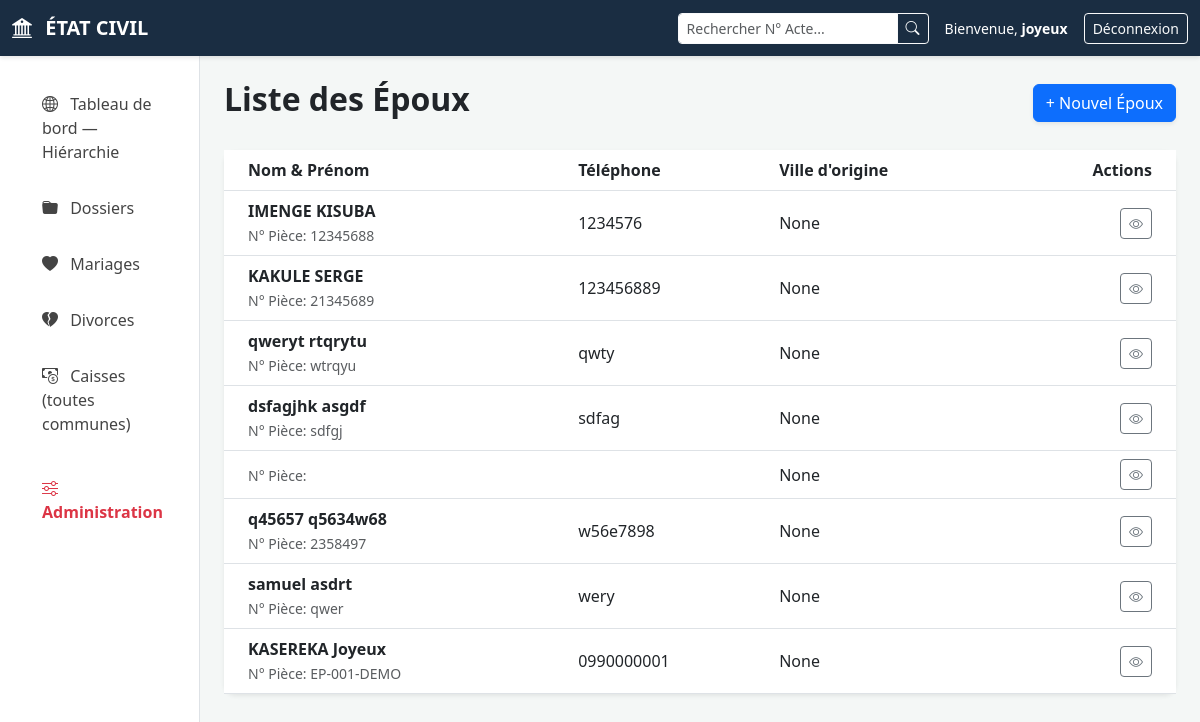
The app's page /epoux/ (signed in), older data.
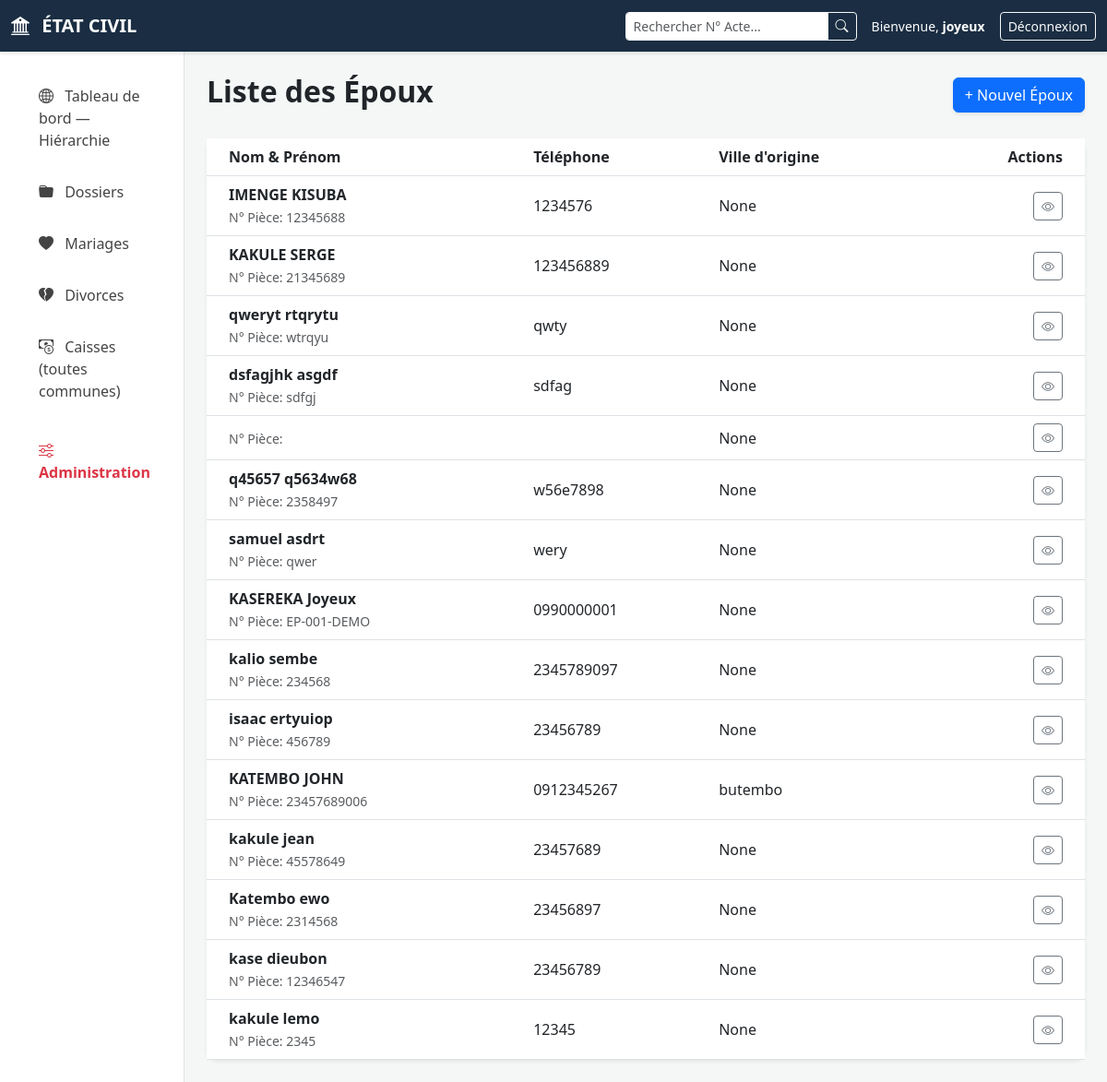
The same page, newer data.
### mariage/models.py (models this page shows, shortened)
class Utilisateur(AbstractUser):
    ROLE_CHOICES = [
        ('operateur', 'Operateur de saisie'),
        ('officier', 'Officier Etat Civil'),
        ('bourgmestre', 'Bourgmestre'),
        ('maire', 'Maire'),
        ('hierarchie', 'Hierarchie'),
        ('conjoint', 'Conjoint'),
        ('citoyen', 'citoyen'),
    ]
    telephone = models.CharField(max_length=20, blank=True)
    nom = models.CharField(max_length=100, blank=True, help_text="Nom de famille (actes officiels).")
    post_nom = models.CharField(max_length=100, blank=True, help_text="Postnom (actes officiels).")
    prenom = models.CharField(max_length=100, blank=True, help_text="Prénom (actes officiels).")
    role = models.CharField(max_length=20, choices=ROLE_CHOICES)
    commune = models.ForeignKey(
        Commune, on_delete=models.CASCADE, null=True, blank=True,
        related_name='agents',
    )
    ville = models.ForeignKey(
        'Ville', on_delete=models.SET_NULL, null=True, blank=True,
        related_name='maires',
        help_text="Ville d'affectation pour le maire (accès à toutes les communes + mairie).",
    )
    epoux_lie = models.ForeignKey(
        'Epoux', on_delete=models.SET_NULL, null=True, blank=True,
        related_name='comptes_conjoint',
    )
    epouse_lie = models.ForeignKey(
        'Epouse', on_delete=models.SET_NULL, null=True, blank=True,
        related_name='comptes_conjoint',
    )
    affecte_mairie = models.BooleanField(
        default=False,
        help_text="Agent affecté à la mairie (mariages célébrés à l'hôtel de ville).",
    )
    class Meta:
        verbose_name = "Utilisateur"
        verbose_name_plural = "Utilisateurs"

class Epoux(models.Model):
    nom = models.CharField(max_length=100)
    post_nom = models.CharField(max_length=100)
    prenom = models.CharField(max_length=100)
    commune_residence = models.ForeignKey(Commune, on_delete=models.SET_NULL, null=True)
    piece_identite = models.CharField(max_length=100)
    numero_piece = models.CharField(max_length=100, unique=True)
    photo_carte = models.ImageField(upload_to='cartes_identite/', null=True, blank=True)
    telephone = models.CharField(max_length=20)
    empreinte_digitale = models.OneToOneField(EmpreinteDigitale, on_delete=models.SET_NULL, null=True, blank=True)
    reconnaissance_faciale = models.OneToOneField(
        ReconnaissanceFaciale, on_delete=models.SET_NULL, null=True, blank=True
    )
    profession = models.CharField(max_length=150, null=True, blank=True)
    nom_pere = models.CharField(max_length=100, null=True, blank=True)
    nom_mere = models.CharField(max_length=100, null=True, blank=True)
    date_naissance = models.DateField(null=True, blank=True)
    lieu_naissance = models.CharField(max_length=150, null=True, blank=True)
    nationalite = models.CharField(max_length=100, null=True, blank=True)
    numero_parcelle = models.CharField(max_length=150, null=True, blank=True)
    cellule = models.CharField(max_length=150, null=True, blank=True)
    quartier = models.CharField(max_length=150, null=True, blank=True)
    ville_origine = models.CharField(max_length=150, null=True, blank=True)
    date_delivrance = models.DateField(null=True, blank=True) # CORRIGÉ : DateField avec majuscule
    lieu_delivrance = models.CharField(max_length=150, null=True, blank=True)
    photo = models.ImageField(upload_to='photos/epoux/', blank=True, null=True)

### mariage/views.py (the view)
# urls.py: path('epoux/', views.EpouxListView.as_view(), name='epoux_list'),
class EpouxListView(SmartSecurityMixin, ListView):
    allowed_roles = ['OPERATEUR', 'OFFICIER', 'BOURGMESTRE']
    model = Epoux
    context_object_name = 'liste_epoux'
    template_name = 'mariage/epoux/epoux_list.html'

### mariage/context_processors.py (called while the page is built)
def navigation_role(request):
    user = request.user
    if not user.is_authenticated:
        return {}
    return {
        'menu_items': menu_navigation(user),
        'role_utilisateur_court': role_utilisateur(user),
        'url_accueil_user': url_accueil_utilisateur(user),
    }

### mariage/role_permissions.py (called while the page is built)
def role_utilisateur(user):
    if not user or not user.is_authenticated:
        return ''
    if user.is_superuser:
        return 'HIERARCHIE'
    return (getattr(user, 'role', None) or '').upper()

def url_accueil_utilisateur(user):
    role = role_utilisateur(user)
    mapping = {
        'MAIRE': 'dashboard_maire',
        'HIERARCHIE': 'dashboard_hierarchie',
        'CONJOINT': 'portal_conjoint',
        'CITOYEN': 'portal_citoyen',
        'OPERATEUR': 'dossier_list',
    }
    name = mapping.get(role, 'dashboard')
    try:
        return reverse(name)
    except Exception:
        return reverse('dashboard')

def _item(url_name, label, icon, active_keys=None):
    return {
        'url_name': url_name,
        'label': label,
        'icon': icon,
        'active_keys': active_keys or [url_name],
    }

### mariage/views.py (called while the page is built, shortened)
    def dispatch(self, request, *args, **kwargs):
        if not request.user.is_authenticated:
            return redirect('login')
        if request.user.is_superuser:
            return super().dispatch(request, *args, **kwargs)

### mariage/templates/mariage/epoux/epoux_list.html (shortened to what this page needs)
{% extends 'mariage/base.html' %}
{% block content %}
<div class="d-flex justify-content-between align-items-center mb-4">
    <h2 class="fw-bold text-dark">Liste des Époux</h2>
    <a href="{% url 'epoux_create' %}" class="btn btn-primary shadow-sm">+ Nouvel Époux</a>
</div>
<div class="card border-0 shadow-sm">
    <div class="card-body p-0">
        <table class="table table-hover align-middle mb-0">
            <thead class="bg-light text-muted">
                <tr>
                    <th class="ps-4">Nom & Prénom</th>
                    <th>Téléphone</th>
                    <th>Ville d'origine</th>
                    <th class="text-end pe-4">Actions</th>
                </tr>
            </thead>
            <tbody>
                {% for epoux in liste_epoux %}
                <tr>
                    <td class="ps-4">
                        <div class="fw-bold">{{ epoux.nom }} {{ epoux.prenom }}</div>
                        <span class="text-muted small">N° Pièce: {{ epoux.numero_piece }}</span>
                    </td>
                    <td>{{ epoux.telephone }}</td>
                    <td>{{ epoux.ville_origine }}</td>
                    <td class="text-end pe-4">
                        <button class="btn btn-sm btn-outline-secondary"><i class="bi bi-eye"></i></button>
                    </td>
                </tr>
                {% empty %}
                <tr>
                    <td colspan="4" class="text-center py-4 text-muted">Aucun époux enregistré.</td>
                </tr>
                {% endfor %}
            </tbody>
        </table>
    </div>
</div>
{% endblock %}

### mariage/templates/mariage/base.html (shortened to what this page needs)
{% load static %}
<!DOCTYPE html>
<html lang="fr">
<head>
    <link href="https://cdn.jsdelivr.net/npm/bootstrap@5.3.0/dist/css/bootstrap.min.css" rel="stylesheet">
    <link rel="stylesheet" href="https://cdn.jsdelivr.net/npm/bootstrap-icons@1.11.0/font/bootstrap-icons.css">
    <link rel="stylesheet" href="{% static 'mariage/css/style.css' %}">
</head>
<body>
    <nav class="navbar navbar-expand-lg navbar-dark navbar-custom sticky-top">
        <div class="container-fluid">
            <a class="navbar-brand fw-bold" href="{% if url_accueil_user %}{{ url_accueil_user }}{% else %}{% url 'dashboard' %}{% endif %}"><i class="bi bi-bank2 me-2"></i> ÉTAT CIVIL</a>
            {% if role_utilisateur_court != 'CITOYEN' and role_utilisateur_court != 'CONJOINT' %}
            <form class="d-flex ms-auto me-3 d-print-none" action="{% url 'quick_search' %}" method="get" style="max-width: 300px;">
                <div class="input-group input-group-sm">
                    <input type="text" name="q" class="form-control border-light" placeholder="Rechercher N° Acte..." aria-label="Rechercher">
                    <button class="btn btn-outline-light" type="submit">
                        <i class="bi bi-search"></i>
                    </button>
                </div>
            </form>
            {% endif %}
            <div class="d-flex align-items-center text-white small">
                <span>Bienvenue, <strong>{{ user.username }}</strong></span>
                <form action="{% url 'logout' %}" method="post" class="ms-3 m-0">
                    <button type="submit" class="btn btn-sm btn-outline-light">Déconnexion</button>
                </form>
            </div>
        </div>
    </nav>
    <div class="container-fluid">
        <div class="row">
            <nav class="col-md-2 d-none d-md-block sidebar">
                <ul class="nav flex-column">
                    {% for item in menu_items %}
                    <li class="nav-item">
                        <a class="nav-link "
                           href="{% url item.url_name %}">
                            <i class="bi {{ item.icon }} me-2"></i> {{ item.label }}
                        </a>
                    </li>
                    {% empty %}
                    <li class="nav-item">
                        <a class="nav-link" href="{% url 'dashboard' %}"><i class="bi bi-speedometer2 me-2"></i> Accueil</a>
                    </li>
                    {% endfor %}
                    {% if user.is_superuser %}
                        <li class="nav-item mt-2">
                            <a class="nav-link text-danger fw-bold" href="/admin/" target="_blank">
                                <i class="bi bi-sliders me-2"></i> Administration
                            </a>
                        </li>
                    {% endif %}
                </ul>
            </nav>
            <main class="col-md-10 ms-sm-auto px-md-4 py-4 main-content">
                <div id="toast-container" class="position-fixed top-0 end-0 p-3"></div>
                {% block content %}{% endblock %}
            </main>
        </div>
    </div>
</body>

### mariage/static/mariage/css/style.css (style rules this page uses)
:root { --main-blue: #1a2d42; --sidebar-bg: #ffffff; --light-gray: #f4f7f6; --primary-blue: #0d6efd; }
body { background-color: var(--light-gray); font-family: 'Segoe UI', system-ui, -apple-system, sans-serif; }
.navbar-custom { background-color: var(--main-blue); box-shadow: 0 2px 4px rgba(0,0,0,0.1); }
.sidebar { min-height: 100vh; background: var(--sidebar-bg); border-right: 1px solid #dee2e6; padding-top: 20px; }
.nav-link { color: #444; font-weight: 500; padding: 12px 20px; margin: 4px 10px; border-radius: 8px; transition: all 0.3s ease; }
.card { border: none; border-radius: 12px; box-shadow: 0 4px 12px rgba(0,0,0,0.05); }

Row changes from the older to the newer data that the page shows:
added Epoux: nom "kalio", prenom "sembe", numero_piece "234568", telephone "2345789097", ville_origine "None"
added Epoux: nom "isaac", prenom "ertyuiop", numero_piece "456789", telephone "23456789", ville_origine "None"
added Epoux: nom "KATEMBO", prenom "JOHN", numero_piece "23457689006", telephone "0912345267", ville_origine "butembo"
added Epoux: nom "kakule", prenom "jean", numero_piece "45578649", telephone "23457689", ville_origine "None"
added Epoux: nom "Katembo", prenom "ewo", numero_piece "2314568", telephone "23456897", ville_origine "None"
added Epoux: nom "kase", prenom "dieubon", numero_piece "12346547", telephone "23456789", ville_origine "None"
added Epoux: nom "kakule", prenom "lemo", numero_piece "2345", telephone "12345", ville_origine "None"
